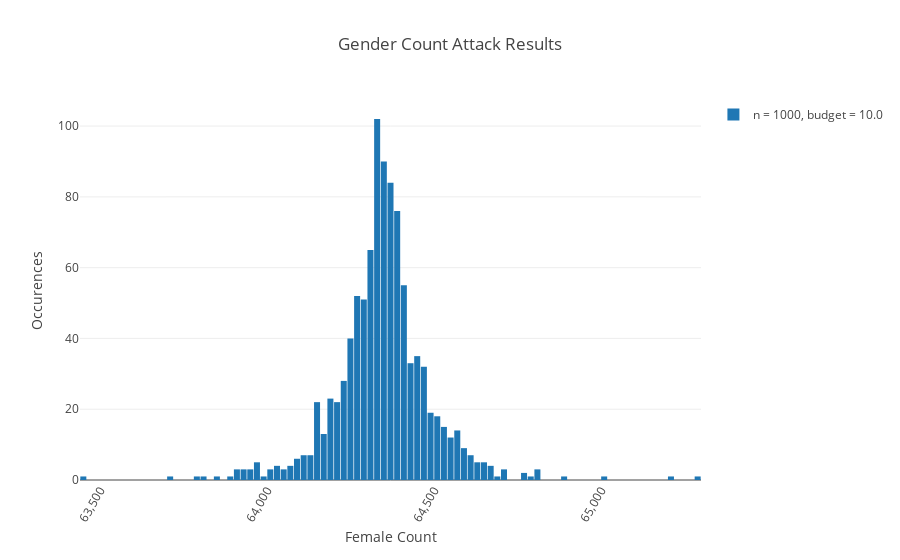
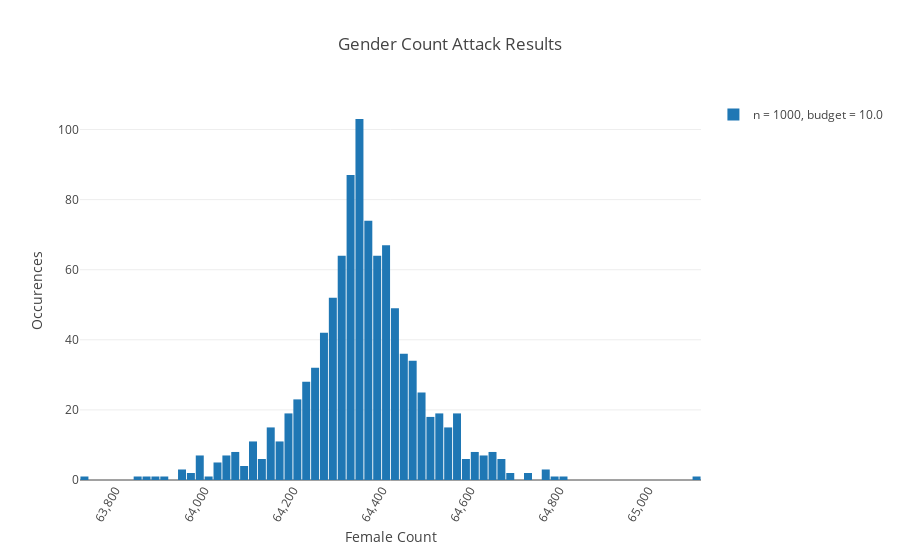

Notebook code for these charts, in order:
### Markdown cell above
## Privacy Budget

In practice, we need to be able to protect database members from an adversary when the query can be run multiple times. We will only consider the case when the exact same query is run at most $n$ times, and will not consider the problem of similar queries being used to extract the same data in a slightly different form.

We define values for $\epsilon_{total}$ and $n$, applying the differential privacy $\epsilon_i = \frac{\epsilon_{total}}{n}$ each time, and display a histogram of the returned value.

### Code cell
from IPython.display import display
from ipywidgets import interact, interactive, fixed, interact_manual
import ipywidgets as widgets
import numpy as np
from plotly.offline import download_plotlyjs, init_notebook_mode, iplot
import plotly.graph_objs as go

# This is to use ployly offline
init_notebook_mode(connected=True)

iframe = None

# Number of query runs (n)
n = widgets.BoundedIntText(value=100, min=1, max=1000, description='n:')

# Privacy budget (\epsilon_{total})
budget = widgets.BoundedFloatText(value=10, min=1, description=r'$\epsilon_{total}$:')

# Fancy progress bar 🎩
progress = widgets.FloatProgress(min=0,max=100, step=1, description='Progress:')


def run(button):
    results = []
    epsilon_i = budget.value / n.value
    
    for i in range(0, n.value):
        results.append(single_value_differential_privacy(epsilon=epsilon_i))
        progress.value = (i + 1) / n.value * 100
        
    data = [go.Histogram(x=results, name="n = {}, budget = {}".format(n.value, budget.value))]
    layout = go.Layout(
        title='Gender Count Attack Results', 
        xaxis={'title':'Female Count', 'tickangle': 300, 'exponentformat': 'none'}, 
        yaxis={'title':'Occurences'},
        showlegend=True,
        bargap=0.1)
    
    iplot({"data": data, "layout": layout})        

button = widgets.Button(description="Run Attack")
button.on_click(run)

display(n)
display(budget)
display(progress)
display(button)

### Figure 1 — Plotly figure (JSON) as saved in the notebook; plotly's stock layout.template omitted (floating-point values rounded to 4 significant figures; data arrays with more than 128 entries replaced by an {"elided": "..."} marker saying what was removed)
{"data": [{"name": "n = 1000, budget = 10.0", "type": "histogram", "x": {"elided": "1000 int values"}}], "layout": {"bargap": 0.1, "showlegend": true, "title": "Gender Count Attack Results", "xaxis": {"exponentformat": "none", "tickangle": 300, "title": "Female Count"}, "yaxis": {"title": "Occurences"}}}

### Figure 2 — Plotly figure (JSON) as saved in the notebook; plotly's stock layout.template omitted (floating-point values rounded to 4 significant figures; data arrays with more than 128 entries replaced by an {"elided": "..."} marker saying what was removed)
{"data": [{"name": "n = 1000, budget = 10.0", "type": "histogram", "x": {"elided": "1000 int values"}}], "layout": {"bargap": 0.1, "showlegend": true, "title": "Gender Count Attack Results", "xaxis": {"exponentformat": "none", "tickangle": 300, "title": "Female Count"}, "yaxis": {"title": "Occurences"}}}
